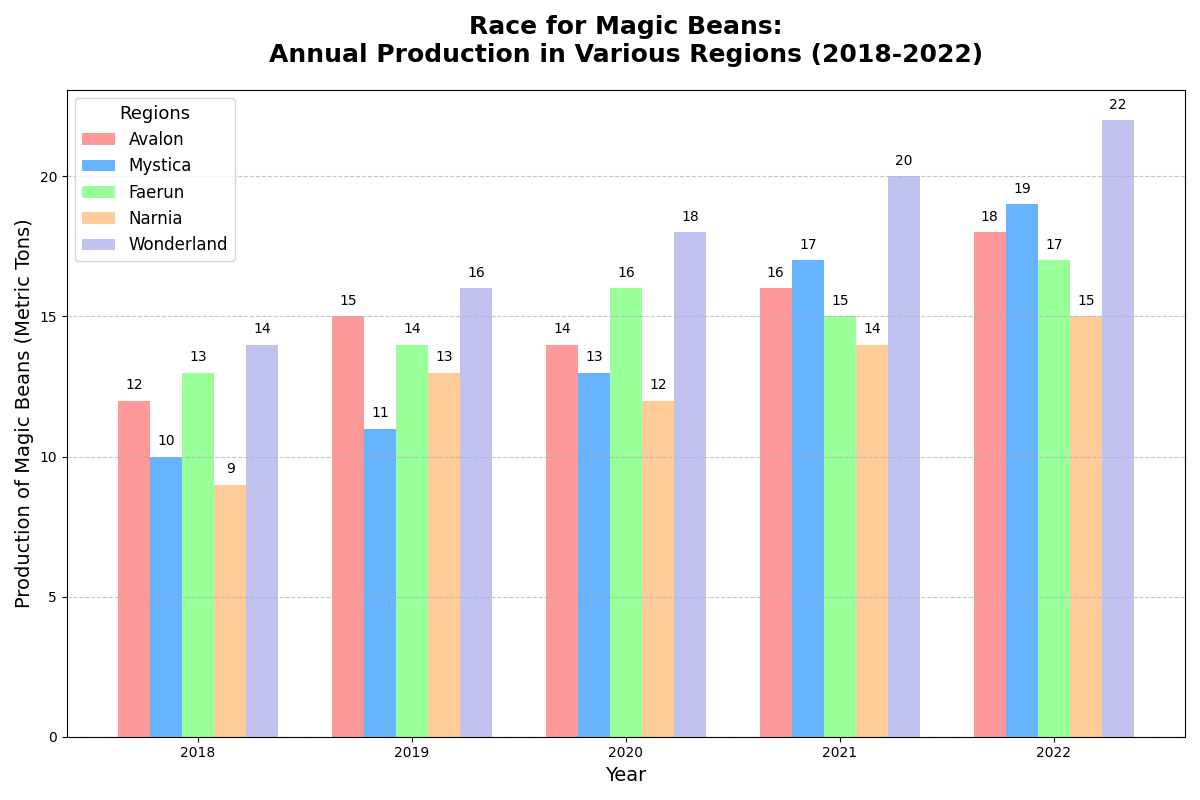

Source code (Python):
import matplotlib.pyplot as plt
import numpy as np

# Backstory:
# In a fictional world, different regions are vying with each other to lead in the production of imaginary "Magic Beans". 
# We want to compare the annual production of Magic Beans among these regions over the last 5 years.

# Define regions and years
regions = ['Avalon', 'Mystica', 'Faerun', 'Narnia', 'Wonderland']
years = [2018, 2019, 2020, 2021, 2022]

# Data: Magic Beans Production (in metric tons)
production_data = np.array([
    [12, 15, 14, 16, 18],  # Avalon
    [10, 11, 13, 17, 19],  # Mystica
    [13, 14, 16, 15, 17],  # Faerun
    [9, 13, 12, 14, 15],   # Narnia
    [14, 16, 18, 20, 22]   # Wonderland
])

# Set the positions of the bars
bar_width = 0.15
x = np.arange(len(years))

# Create the plot
fig, ax = plt.subplots(figsize=(12, 8))

# Colors for each region
colors = ['#ff9999', '#66b3ff', '#99ff99', '#ffcc99', '#c2c2f0']

# Create a bar for each region
for i, region in enumerate(regions):
    ax.bar(x + i * bar_width, production_data[i], width=bar_width, label=region, color=colors[i])

# Customize the plot
ax.set_title('Race for Magic Beans:\nAnnual Production in Various Regions (2018-2022)', fontsize=18, fontweight='bold', pad=20)
ax.set_xlabel('Year', fontsize=14)
ax.set_ylabel('Production of Magic Beans (Metric Tons)', fontsize=14)
ax.set_xticks(x + bar_width * 2)
ax.set_xticklabels(years)
ax.legend(title='Regions', fontsize=12, title_fontsize='13')
ax.grid(axis='y', linestyle='--', alpha=0.7)

# Add text annotations on each bar for better insight
for i in range(len(regions)):
    for j in range(len(years)):
        ax.text(x[j] + i * bar_width, production_data[i, j] + 0.3, str(production_data[i, j]), ha='center', va='bottom', fontsize=10)

# Improve layout
plt.tight_layout()

# Display the plot
plt.show()
